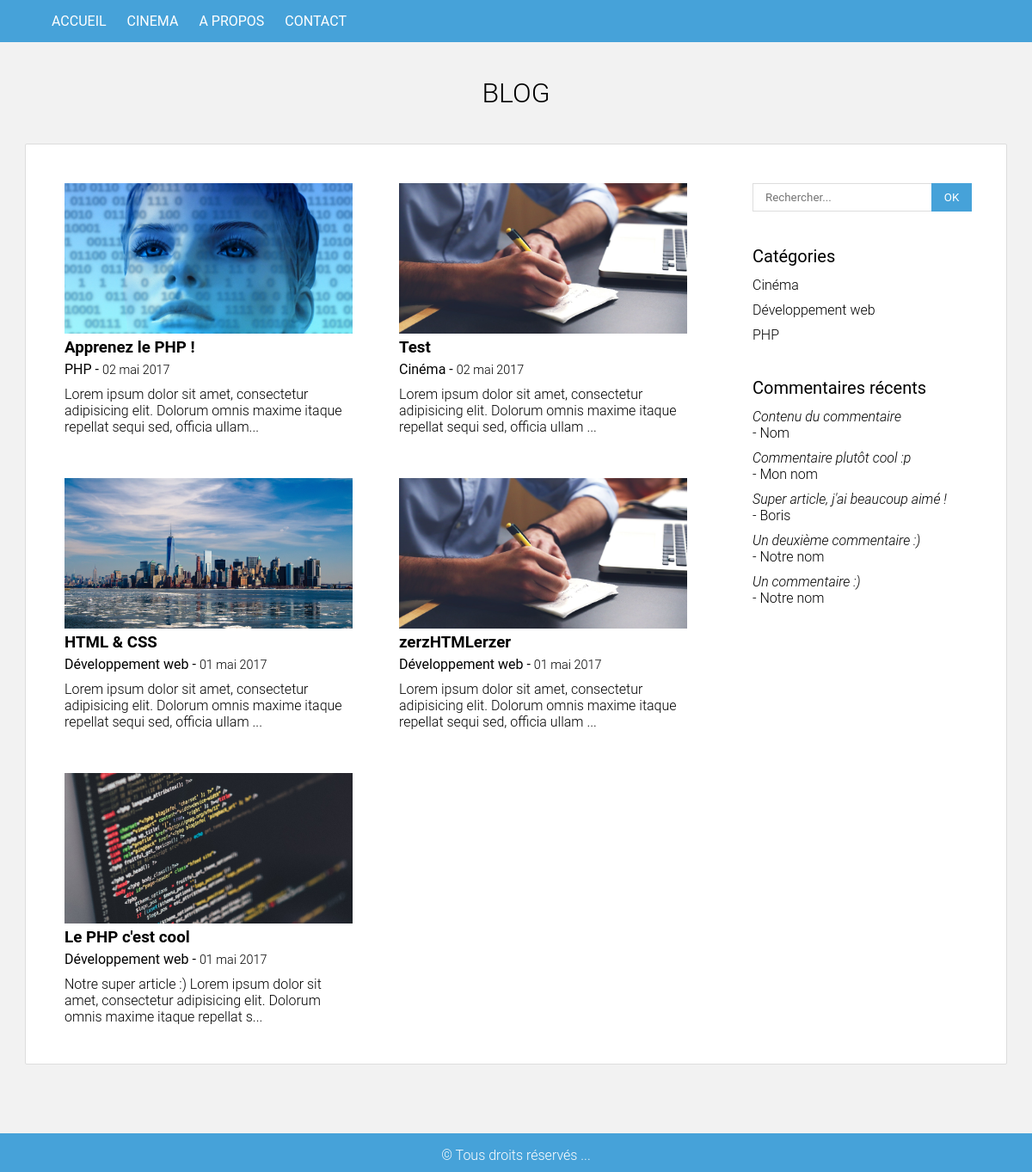
The page / on the database its author committed.
### tables this page shows
CREATE TABLE `articles` (
  `id` int(11) NOT NULL,
  `titre` varchar(255) NOT NULL,
  `contenu` text NOT NULL,
  `categorie` varchar(255) NOT NULL,
  `datetime_post` datetime NOT NULL
);

CREATE TABLE `categories` (
  `id` int(11) NOT NULL,
  `categorie` varchar(255) NOT NULL,
  `categorie_url` varchar(255) NOT NULL
);

CREATE TABLE `commentaires` (
  `id` int(11) NOT NULL,
  `id_article` int(11) NOT NULL,
  `nom` varchar(255) NOT NULL,
  `email` varchar(255) NOT NULL,
  `contenu` text NOT NULL
);

### php/functions.php (called while the page is built)
<?php
function getNomCategorie($slug) {
	global $bdd;
	$categorie = $bdd->prepare('SELECT categorie FROM categories WHERE categorie_url = ?');
	$categorie->execute([$slug]);
	$categorie = $categorie->fetchColumn();
	return $categorie;
}

### php/config.php (called while the page is built)
<?php
try {
	$bdd = new PDO('mysql:host=127.0.0.1;dbname=blog;charset=utf8', 'root', '');
	$bdd->query('SET lc_time_names = "fr_FR"');
} catch (Exception $e) {
	exit('Erreur: '.$e->getMessage());
}
$side_categories = $bdd->query('SELECT * FROM categories ORDER BY categorie');
$side_commentaires = $bdd->query('SELECT * FROM commentaires ORDER BY id DESC LIMIT 5');

### index.php (the view, shortened to what this page needs)
<?php
require_once 'php/config.php';
require_once 'php/functions.php';
if(!empty($_GET['categorie'])) {
	$get_categorie = htmlspecialchars($_GET['categorie']);
	$nom_categorie = getNomCategorie($get_categorie);
	$info_utilisateur = "Catégorie ".$nom_categorie;
	if(!$nom_categorie) {
		header('Location: /');
		exit();
	}
	$articles = $bdd->prepare('SELECT *, DATE_FORMAT(datetime_post, "%d %M %Y") date_formatee FROM articles WHERE categorie = ? ORDER BY datetime_post DESC');
	$articles->execute([$get_categorie]);
} else {
	$articles = $bdd->query('SELECT *, DATE_FORMAT(datetime_post, "%d %M %Y") date_formatee FROM articles ORDER BY datetime_post DESC');
}
?>
<!DOCTYPE html>
<html>
<head>
	<link rel="stylesheet" type="text/css" href="css/style.css">
</head>
<body>
<?php include_once 'includes/head.php' ?>
<?php while($a = $articles->fetch(PDO::FETCH_ASSOC)) { ?>
<div class="article">
	<div class="image-wrapper">
		<a href="article.php?id=<?= $a['id'] ?>">
			<img src="images/miniatures/<?= $a['id'] ?>.jpg" alt="<?= $a['titre'] ?>">
		</a>
	</div>
	<h3><a href="article.php?id=<?= $a['id'] ?>"><?= $a['titre'] ?></a></h3>
	<span class="categorie"><?= getNomCategorie($a['categorie']) ?></span> - <span class="date"><?= $a['date_formatee'] ?></span>
	<p><?= substr(strip_tags(htmlspecialchars_decode($a['contenu'])), 0, 120).'...' ?></p>
</div>
<?php } ?>
<?php include_once 'includes/foot.php' ?>
</body>
</html>

### includes/head.php
<header>
		<nav>
			<div class="container">
				<ul>
					<li><a href="/">ACCUEIL</a></li>
					<li><a href="/?categorie=cinema">CINEMA</a></li>
					<li><a href="#">A PROPOS</a></li>
					<li><a href="#">CONTACT</a></li>
				</ul>
			</div>
		</nav>
		<h1>BLOG</h1>
	</header>
	<div class="container main">
		<section class="content">

### includes/foot.php (shortened to what this page needs)
	</section>
	<section class="sidebar">
		<form method="GET" action="/">
			<input type="text" name="q" placeholder="Rechercher..."<?php if(isset($query)) { echo ' value="'.$query.'"'; } ?>>
			<input type="submit" value="OK">
		</form>
		<h4>Catégories</h4>
		<ul>
			<?php while($c = $side_categories->fetch(PDO::FETCH_ASSOC)) { ?>
			<li><a href="/?categorie=<?= $c['categorie_url'] ?>"><?= $c['categorie'] ?></a></li>
			<?php } ?>
		</ul>
		<h4>Commentaires récents</h4>
		<ul>
			<?php while($c = $side_commentaires->fetch(PDO::FETCH_ASSOC)) { ?>
			<li>
				<a href="article.php?id=<?= $c['id_article'] ?>#commentaires">
					<i><?= substr($c['contenu'], 0, 100) ?></i><br>
					- <?= $c['nom'] ?>
				</a>
			</li>
			<?php } ?>
		</ul>
	</section>
</div>
<footer>
	<div class="container">
		<p>&copy; Tous droits réservés ...</p>
	</div>
</footer>

### css/style.css (style rules this page uses)
html, body { margin: 0; padding: 0; font-family: Roboto, sans-serif; background: #f2f2f2; }
a { text-decoration: none; color: #000; transition: color .3s ease; }
.container { width: 1100px; margin: 0 auto; }
header nav { background: #46a2d9; }
header h1 { text-align: center; margin: 40px 0; font-weight: 300; }
header ul { margin: 0; padding: 0; }
header ul li { display: inline-block; }
header a { color: #fff; text-decoration: none; display: inline-block; padding: 15px 10px; }
.main { background: #fff; padding: 20px; border-radius: 2px; border: 1px solid #dddddd; }
.content { width: 75%; display: inline-block; }
.article { width: 335px; display: inline-block; margin: 25px; }
.image-wrapper { width: 100%; height: 175px; overflow: hidden; }
img { width: 100%; }
h3 { margin: 5px 0; }
.date { font-weight: 300; font-size: 0.9em; }
p { margin: 10px 0 0 0; font-weight: 300; }
.sidebar { width: 25%; float: right; margin-top: 25px; }
input, textarea { outline: none; background: #fff; border: 1px solid #dddddd; padding: 8px 14px; font-family: Roboto, sans-serif; }
.sidebar input[type=text] { width: 65%; }
input[type=submit] { border-color: #46a2d9; background: #46a2d9; color: #fff; }
.sidebar input[type=submit] { position: relative; left: -5px; }
.sidebar h4 { margin: 40px 0 12px 0; font-weight: 400; font-size: 1.25em; }
.sidebar ul { margin: 0; padding: 0 10px 0 0; font-weight: 300; }
.sidebar ul li { list-style-type: none; margin-bottom: 10px; }
footer { background: #46a2d9; color: #fff; text-align: center; padding: 6px 0 10px 0; margin-top: 80px; }

### rows shown on the page
articles: shows a picture, titre "Apprenez le PHP !", categorie.categorie "PHP", date_formatee "02 mai 2017", contenu "Lorem ipsum dolor sit amet, consectetur adipisicing elit. Dolorum omnis maxime itaque repellat sequi sed, officia ullam"
articles: titre "Test", categorie.categorie "Cinéma", date_formatee "02 mai 2017", contenu "Lorem ipsum dolor sit amet, consectetur adipisicing elit. Dolorum omnis maxime itaque repellat sequi sed, officia ullam"
articles: shows a picture, titre "HTML & CSS", categorie.categorie "Développement web", date_formatee "01 mai 2017", contenu "Lorem ipsum dolor sit amet, consectetur adipisicing elit. Dolorum omnis maxime itaque repellat sequi sed, officia ullam"
articles: titre "zerzHTMLerzer", categorie.categorie "Développement web", date_formatee "01 mai 2017", contenu "Lorem ipsum dolor sit amet, consectetur adipisicing elit. Dolorum omnis maxime itaque repellat sequi sed, officia ullam"
articles: shows a picture, titre "Le PHP c'est cool", categorie.categorie "Développement web", date_formatee "01 mai 2017", contenu "Notre super article :) Lorem ipsum dolor sit amet, consectetur adipisicing elit. Dolorum omnis maxime itaque repellat s"
categories: categorie "Cinéma"
categories: categorie "Développement web"
categories: categorie "PHP"
commentaires: contenu "Contenu du commentaire", nom "Nom"
commentaires: contenu "Commentaire plutôt cool :p", nom "Mon nom"
commentaires: contenu "Super article, j'ai beaucoup aimé !", nom "Boris"
commentaires: contenu "Un deuxième commentaire :)", nom "Notre nom"
commentaires: contenu "Un commentaire :)", nom "Notre nom"
